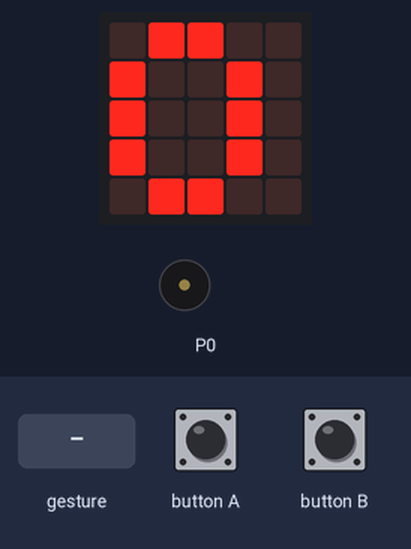
The program below on a simulated BBC micro:bit (MakeCode). Parts: the board's 5×5 LED display, buzzer (waves = sounding). The inputs (shaded band) are chosen by the test bench. A tilt is held for 1.5 s and a shake lasts 1 s, then the board lies face up again.

Above: at 1.2 s.
1.3 s: button B pressed for 0.15 s
At 1.8 s:
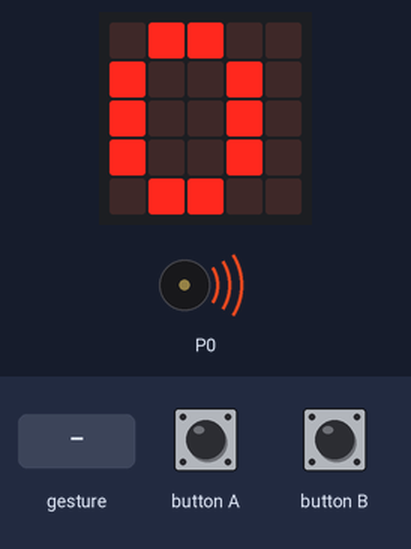
2.0 s: gesture 'logo up'
At 2.49 s:
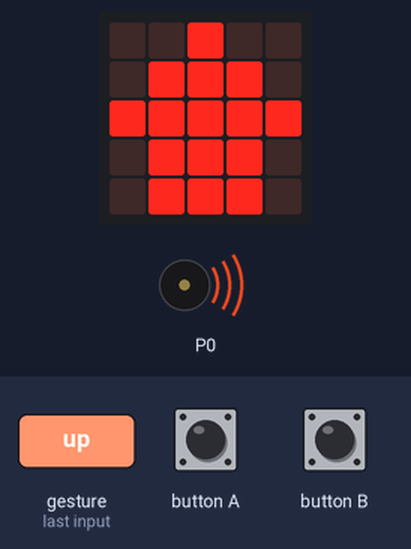
5.0 s: gesture 'shake'
At 7.9 s:
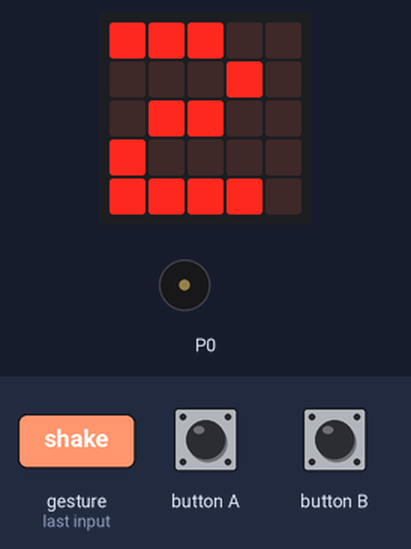
Timing chart, 0 to 9.4 s (numbered marks = the images above; inputs shaded):
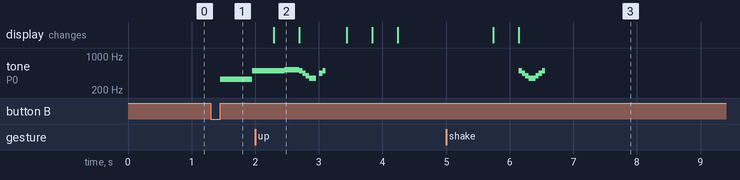

Measured:
- after the input at 1.3 s, tone on P0: silent → 330 Hz after 0.15 s, → 494 Hz 0.51 s later
- after the input at 2.0 s, the display: changes after 0.29 s (image 2)
- after the input at 5.0 s, tone on P0: plays 494 Hz for 0.05 s, 440 Hz for 0.05 s, 392 Hz for 0.05 s, 349 Hz for 0.11 s, 392 Hz for 0.05 s, 440 Hz for 0.05 s … (7 notes in this stretch), starting after 1.1 s; the display: first changes after 0.74 s (image 3 shows a later state)
- what the display in image 2 shows lasts 0.4 s, from 2.3 s to 2.7 s

The program:

main.ts
```typescript
input.onGesture(Gesture.LogoUp, function () {
    Walk += 1
    basic.showLeds(`
        . . # . .
        . # # # .
        # # # # #
        . # # # .
        . # # # .
        `)
    music.play(music.stringPlayable("B A G F F G A B ", 1200), music.PlaybackMode.UntilDone)
})
input.onButtonPressed(Button.A, function () {
    Walk = 0
})
input.onGesture(Gesture.Shake, function () {
    Walk += 1
    basic.showLeds(`
        . . # . .
        . # # # .
        # # # # #
        . # # # .
        . # # # .
        `)
    music.play(music.stringPlayable("B A G F F G A B ", 1200), music.PlaybackMode.UntilDone)
})
input.onButtonPressed(Button.B, function () {
    music.play(music.stringPlayable("E B C5 A B G A F ", 120), music.PlaybackMode.UntilDone)
    basic.showLeds(`
        # # . # #
        # # . # #
        . . . . .
        # . . . #
        . # # # .
        `)
    basic.showLeds(`
        . . . . .
        . . . . .
        . . . . .
        . . . . .
        . . . . .
        `)
    basic.showNumber(Walk)
})
let Walk = 0
Walk = 0
basic.forever(function () {
    basic.showNumber(Walk)
    if (50 == Walk) {
        basic.showIcon(IconNames.Yes)
        music.play(music.stringPlayable("C5 G - C C G - C ", 120), music.PlaybackMode.UntilDone)
    }
    if (100 == Walk) {
        basic.showIcon(IconNames.Heart)
        music.play(music.stringPlayable("C5 G - C C G - C ", 120), music.PlaybackMode.UntilDone)
    }
    if (150 == Walk) {
        basic.showIcon(IconNames.Surprised)
        music.play(music.stringPlayable("C5 G - C C G - C ", 120), music.PlaybackMode.UntilDone)
    }
    if (200 == Walk) {
        basic.showIcon(IconNames.Happy)
        music.play(music.stringPlayable("C5 G - C C G - C ", 120), music.PlaybackMode.UntilDone)
    }
    if (250 == Walk) {
        basic.showIcon(IconNames.Fabulous)
        music.play(music.stringPlayable("C5 G - C C G - C ", 120), music.PlaybackMode.UntilDone)
    }
    if (350 == Walk) {
        basic.showIcon(IconNames.SmallSquare)
        basic.pause(100)
        basic.showIcon(IconNames.Square)
        basic.pause(100)
        basic.showIcon(IconNames.SmallSquare)
        basic.pause(100)
        basic.showIcon(IconNames.Square)
        music.play(music.stringPlayable("C5 G - C C G - C ", 120), music.PlaybackMode.UntilDone)
    }
})
```

test.ts
```typescript
// aquí va el archivo "tests"; esto no se compilará cuando este paquete se utilice como una extensión.
```
